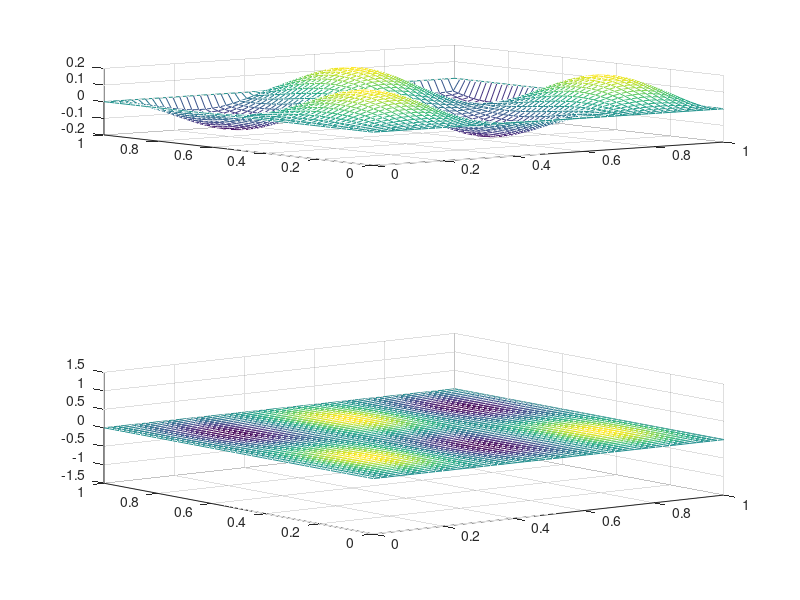

This chart was generated by the following MATLAB code: (Note: this script raises an error after producing the figure.)
% This matlab script is adopted to demonstrate the Poisson SOR solutions.
% Code credits are partially from the authors of Advanced Linear
% Algebra:Foundations to Frontiers, Drs Robert van de Geijn, Margaret Myers
% and the TA of the course of Spring 2023, Jeffrey Cochran

close all;
clear all;
clc;

% Set number of iterations to be performed
nk = 100

% Set parameters alpha and beta
alpha = 2;
beta  = 3;

% Set the number of meshpoints so the interior has N x N such points
N = 50;

% Compute the distance between mesh points, in each direction
h = 1/(N+1);

% We will have arrays that capture the boundary as well as the interior
% meshpoints.  As a result, we need those arrays to be of size (N+2) x
% (N+2) so that those indexed 2:N+1, 2:N+1 represent the interior.  

% Compute the x-values at each point i,j, including the boundary
x = h * [ 0:N+1 ];   % Notice this creates a row vector

% Compute the y-values at each point i,j, including the boundary
y = h * [ 0:N+1 ];   % Notice this creates a row vector

% Create an array that captures the load at each point i,j
for i=1:N+2
    for j=1:N+2
        F( i,j ) = ...
            ( alpha^2 + beta^2 ) * pi^2 * sin( alpha * pi * x( i ) ) * sin( beta * pi * y( j ) );
    end
end

% define convergance factor
epsilon = 1e-4;
F_Fro_norm = norm(F, "fro");
epsilon_sq_itr_SOR = zeros(nk, 1);
epsilon_sq_itr_GS = zeros(nk, 1);
% converg_basis = (epsilon*F_Fro_norm)^2;

% Set the initial values at the mesh points.  Use SOR to indicate
% the array for the SOR iteration.  Use GS to indicate the array
% is for the Gauss-Seidel iteration.
SOR = zeros( N+2, N+2 );
GS = zeros( N+2, N+2 );

% define the omiga in SOR solution
omega = 1.8; % we make omiga as a number between 1 and 2: here 1.2, 1.4, 1.6, 1.8
% Perform nk iterations
for k = 1:nk
    k           % print current iteration index 
    
    % update all the interior points (Jacobi iteration)
    for i=2:N+1
        for j=2:N+1
            SOR( i,j ) = omega*( 4*(1/omega-1)*SOR(i, j) + SOR( i, j-1 ) + SOR( i-1, j ) + SOR( i+1, j ) + SOR( i, j+1 ) + h^2 * F( i, j ) ) / 4;
        end
    end 
    
%     subplot( 3, 1, 1 );  % plot in top graph
    subplot( 3, 1, 1 );  % plot in top graph
    mesh( x, y, SOR );
%     axis( [ 0 1 0 1 -1.5 1.5 ]);

    % update all the interior points (Gauss-Seidel iteration)
    for i=2:N+1
        for j=2:N+1
            GS( i,j ) = ( GS( i, j-1 ) + GS( i-1, j ) + GS( i+1, j ) + GS( i, j+1 ) + h^2 * F( i, j ) ) / 4;
        end
    end 
    
%     subplot( 3, 1, 2 );  % plot in bottom graph
    subplot( 2, 1, 2 );  % plot in bottom graph
    mesh( x, y, GS );
    axis( [ 0 1 0 1 -1.5 1.5 ]);
%     
%     subplot( 3, 1, 3);
%     mesh( x, y, GS - SOR );
%     axis( [ 0 1 0 1 -0.05 0.05 ])
    
    % wait to continue to the next iteration
%     next = input( 'press RETURN to continue' );
    
    % compare with the predefined convergence basis
    epsilon_sq_running_SOR = squared_error(SOR,F,h) / F_Fro_norm^2;
    epsilon_sq_itr_SOR(k) = squared_error(SOR,F,h) / F_Fro_norm^2;
    epsilon_sq_itr_GS(k) = squared_error(GS,F,h) / F_Fro_norm^2;
    % record the converged iterations
    if epsilon_sq_running_SOR < epsilon^2
        fprintf('converge at %d', k)
%         break
        converge_itr(k, 1) = k;
    end
end

figure(2)
plot(sqrt(epsilon_sq_itr_SOR), 'r', LineWidth=2)
hold on
plot(sqrt(epsilon_sq_itr_GS), 'b', LineWidth=2)
hold on
yline(epsilon, '--g', LineWidth=2)
legend('SOR', 'GS', '1e-4')
title(['Convergences with omega = ', num2str(omega)])
xlabel('Iterations')
ylabel('Convergence value')
% xlim([0 70])

figure(3)
plot(log(sqrt(epsilon_sq_itr_SOR)), 'r', LineWidth=2)
hold on
plot(log(sqrt(epsilon_sq_itr_GS)), 'b', LineWidth=2)
hold on
yline(log(epsilon), '--g', LineWidth=2)
legend('SOR', 'GS', '1e-4')
title(['Convergences with omega = ', num2str(omega), ', log plot'])
xlabel('Iterations')
ylabel('Convergence value: log')
% xlim([0 70])

% Define a function to calculate the squared error, (||A*U-f||_2)^2
% Here's a short script that computes it, taking U, F and h as arguments
% Credits to Jeffrey Cochran
function squared_error = squared_error(U,F,h)
    squared_error = 0;

    N = size(U,1) - 2;

    for i=2:N+1
        for j=2:N+1
            squared_error = squared_error + ( ...
                4*U( i,j ) - ( U( i, j-1 ) + U( i-1, j ) + U( i+1, j ) + U( i, j+1 ) + h^2 * F( i, j ) ) ...
                )^2;
        end
    end
end



